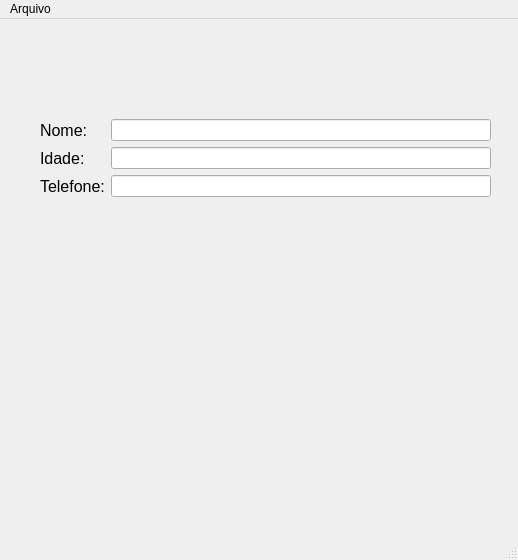
<?xml version="1.0" encoding="UTF-8"?>
<ui version="4.0">
 <class>MainWindow</class>
 <widget class="QMainWindow" name="MainWindow">
  <property name="geometry">
   <rect>
    <x>0</x>
    <y>0</y>
    <width>518</width>
    <height>560</height>
   </rect>
  </property>
  <property name="windowTitle">
   <string>MainWindow</string>
  </property>
  <widget class="QWidget" name="centralwidget">
   <widget class="QWidget" name="formLayoutWidget">
    <property name="geometry">
     <rect>
      <x>40</x>
      <y>100</y>
      <width>451</width>
      <height>281</height>
     </rect>
    </property>
    <layout class="QFormLayout" name="formLayout">
     <item row="0" column="0">
      <widget class="QLabel" name="label_2">
       <property name="font">
        <font>
         <pointsize>12</pointsize>
        </font>
       </property>
       <property name="text">
        <string>Nome: </string>
       </property>
      </widget>
     </item>
     <item row="1" column="0">
      <widget class="QLabel" name="label">
       <property name="font">
        <font>
         <pointsize>12</pointsize>
        </font>
       </property>
       <property name="text">
        <string>Idade: </string>
       </property>
      </widget>
     </item>
     <item row="2" column="0">
      <widget class="QLabel" name="label_3">
       <property name="font">
        <font>
         <pointsize>12</pointsize>
        </font>
       </property>
       <property name="text">
        <string>Telefone:</string>
       </property>
      </widget>
     </item>
     <item row="0" column="1">
      <widget class="QLineEdit" name="lineEdit"/>
     </item>
     <item row="1" column="1">
      <widget class="QLineEdit" name="lineEdit_2"/>
     </item>
     <item row="2" column="1">
      <widget class="QLineEdit" name="lineEdit_3"/>
     </item>
    </layout>
   </widget>
  </widget>
  <widget class="QMenuBar" name="menubar">
   <property name="geometry">
    <rect>
     <x>0</x>
     <y>0</y>
     <width>518</width>
     <height>21</height>
    </rect>
   </property>
   <widget class="QMenu" name="menuArquivo">
    <property name="title">
     <string>Arquivo</string>
    </property>
    <addaction name="actionSalvar"/>
   </widget>
   <addaction name="menuArquivo"/>
  </widget>
  <widget class="QStatusBar" name="statusbar"/>
  <action name="actionSalvar">
   <property name="text">
    <string>Salvar</string>
   </property>
  </action>
 </widget>
 <resources/>
 <connections/>
</ui>
